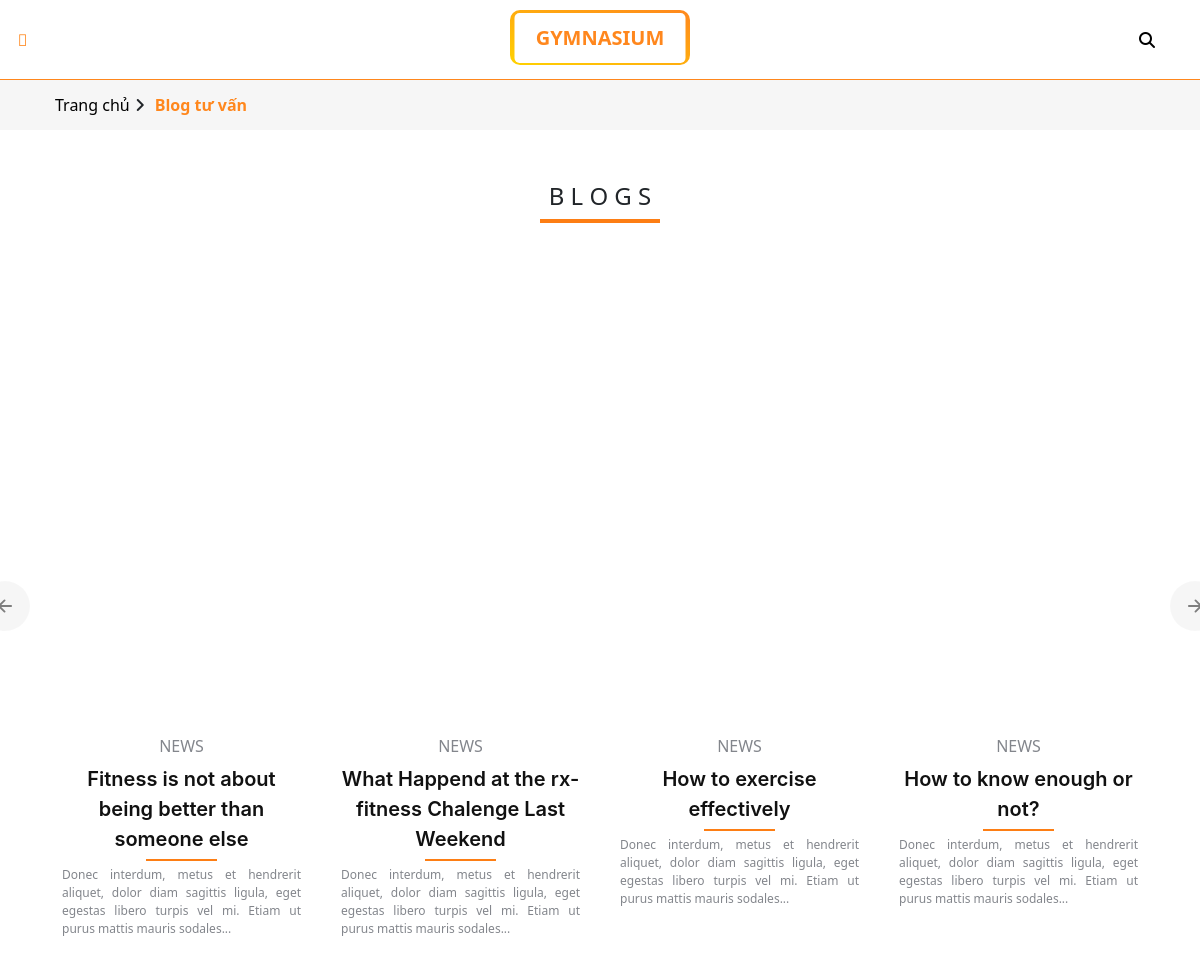
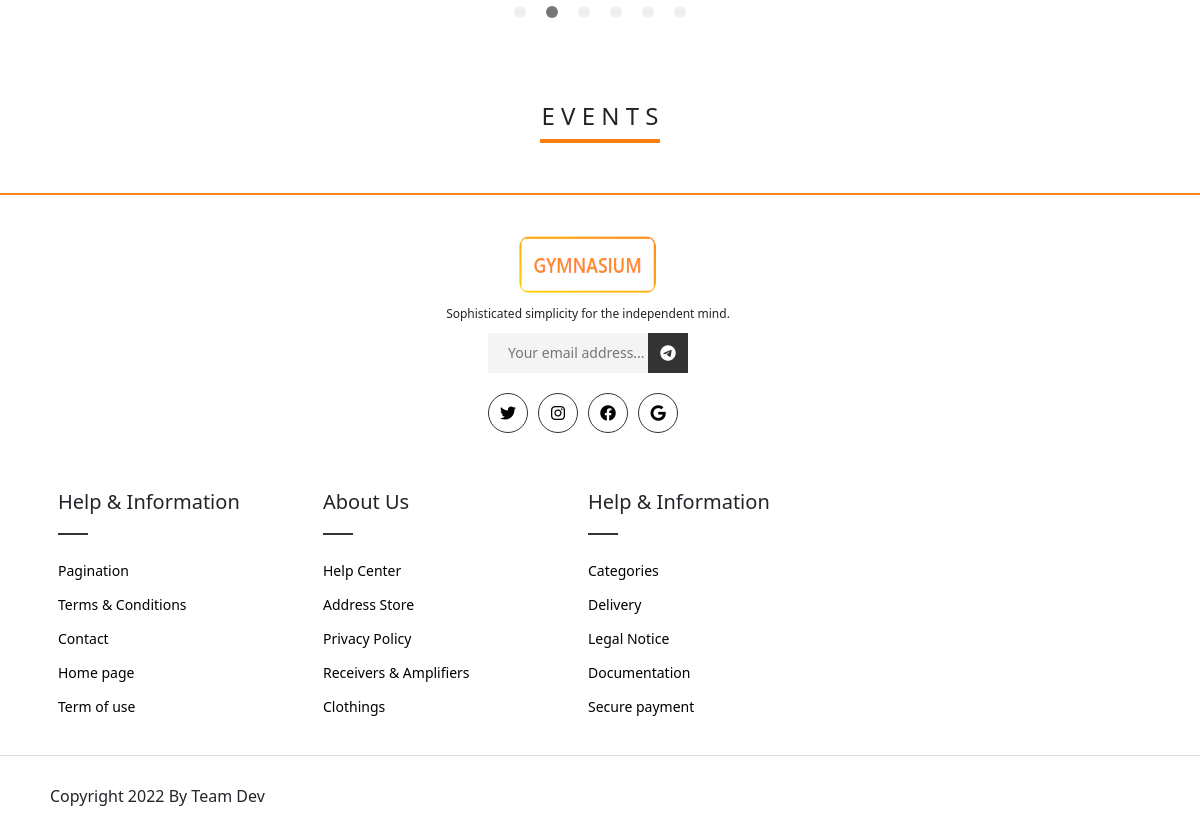
Screenshot of /blogs with the database file from the repository (2 pictures, top to bottom).
### tables this page shows
CREATE TABLE `blog` (
  `ID` int(10) UNSIGNED NOT NULL,
  `TITLE` varchar(255) DEFAULT NULL,
  `IMAGE` text DEFAULT NULL,
  `CONTENT` text DEFAULT NULL,
  `TIMESTAMP` datetime DEFAULT NULL,
  `WRITER` varchar(50) DEFAULT NULL
);

### app/controllers/Blogs.class.php (called while the page is built, shortened)
<?php
    class Blogs extends Controller {
        private $blogModel;
        public function __construct()
        {
            $this->blogModel = $this->loadModel('Blog');
        }
        public function index()
        {
            $this->render('components/blogpage', [
                "blogs" => $this->blogModel->getBlogList(),
            ]);
        }
    }
?>

### app/libraries/Core.php (called while the page is built, shortened)
<?php
class Core
{
	protected $currentMethod = 'index';
	public function __construct()
	{
		$url = $this->getUrl();
		if (isset($url[0]) && file_exists('../app/controllers/' . ucwords($url[0]) . '.class.php')) {
			unset($url[0]);
		} else if (isset($url[0])) {
			$data = ['headTitle' => 'Not found', 'cssFile' => 'errors', "errorCode" => 404];
			die(require_once("../app/views/errors.php"));
		}
		$this->currentController = new $this->currentController;
		$this->params = $url ? array_values($url) : [];
		call_user_func_array([$this->currentController, $this->currentMethod], $this->params);
	}
	public function getUrl()
	{
		if (isset($_GET['url'])) {
			$url = rtrim($_GET['url'], '/');
			$url = filter_var($url, FILTER_SANITIZE_URL);
			$url = explode('/', $url);
			return $url;
		}
		return false;
	}
}

### app/require.php (called while the page is built, shortened)
<?php
	require_once 'libraries/Core.php';
	require_once 'libraries/Database.php';
	$init = new Core();

### public/index.php (called while the page is built, shortened)
<?php
require_once '../app/require.php';

### app/libraries/Database.php (called while the page is built, shortened)
<?php
	class Database {
		private $dbHost = DB_HOST;
		private $dbUser = DB_USER;
		private $dbPass = DB_PASS;
		private $dbName = DB_NAME;
		private $statement;
		private $dbHandler;
		public function __construct() {
			$conn = 'mysql:host=' . $this->dbHost . ';dbname=' . $this->dbName;
			$options = array(
				PDO::ATTR_PERSISTENT => true,
				PDO::ATTR_ERRMODE => PDO::ERRMODE_EXCEPTION
			);
			try {
				$this->dbHandler = new PDO($conn, $this->dbUser, $this->dbPass, $options);
			} catch (PDOException $e) {
				$this->error = $e->getMessage();
				echo $this->error;
			}
		}
		public function query($sql) {
			$this->statement = $this->dbHandler->prepare($sql);
		}
		public function execute() {
			return $this->statement->execute();
		}
		public function fetchAll() {
			$this->execute();
			return $this->statement->fetchAll(PDO::FETCH_OBJ);
		}
	}

### app/models/Blog.php (called while the page is built, shortened)
<?php
class Blog {
    private Database $db;
    public function __construct()
    {
        $this->db = new Database();
    }
    public function getBlogList()
    {
        $this->db->query('SELECT * FROM blog');
        $row = $this->db->fetchAll();
        return $row;
    }
}
?>

### app/views/components/blogpage.php (the view, shortened to what this page needs)
<div class="product-detail">
    <div class="headProduct d-flex align-items-center">
        <div class="head-container">
            <a href="<?php echo URL_ROOT ?>/">
                <button type="button">
                    Trang chủ
                </button>
            </a>
            <p>
                <i class="fas fa-angle-right"></i>
            </p>
            <p class="title">
                Blog tư vấn
            </p>
        </div>
    </div>
</div>
<div class="ourblog mt-5">B L O G S</div>
<div class="horizontalline"></div>
<?php
    $i = 0;
    echo "<div class='container image-slider'>";
    while ($i<count($data['blogs'])) {
        $hreflink =  URL_ROOT . "/blogs/detail/".$data['blogs'][$i]->ID;
        $bgurl = $data['blogs'][$i]->IMAGE;
        $title = $data['blogs'][$i]->TITLE;
        echo "
        <div class='image-item'>
            <div class='image-grid__item'>
                <a href='$hreflink' class='grid-item'>
                <div class='grid-item__image' style='background-image: url($bgurl)'></div>
                <div class='grid-item__hover'></div>
                <div class='grid-item__name'>Read more</div>
                </a>
            </div>
            <h4 class='image-title'>NEWS</h4>
            <div class='image-description'>
                $title
            </div>
            <div class='image-hr'></div>
            <div class='image-detail'>
                Donec interdum, metus et hendrerit aliquet, dolor diam sagittis ligula, eget egestas libero turpis vel mi. Etiam ut purus mattis mauris sodales...
            </div>
        </div>
        ";
        $i++;
    }
    echo "</div>"
?>
<div class="ourblog mt-5">E V E N T S</div>
<div class="horizontalline"></div>

### public/css/app.style.css (style rules this page uses)
* { box-sizing: border-box; padding: 0; margin: 0; }
.image-slider { margin: auto; margin-bottom: 100px; }
.image-item { display: flex; flex-direction: column; padding: 20px; border-radius: 10px; text-align: center; }
.image-title { font-size: 16px; font-weight: 300; text-align: center; color: #83868c; }
.image-hr { background-color: #fd7e14; padding: 1px; width: 30%; margin: 5px auto; }
.image-description { font-size: 20px; color: #111111; font-weight: 600; font-family: -apple-system, BlinkMacSystemFont, 'Segoe UI', Roboto, Oxygen, Ubuntu, Cantarell, 'Open Sans', 'Helvetica Neue', sans-serif; text-align:center; transition: all .3s ease; }
.image-detail { font-size: 12px; font-weight: 400; color: #83868c; text-align: justify; }
.ourblog { font-size: 24px; font-weight: 500; text-align: center; }
.horizontalline { border: 2px solid #fd7e14; width: 120px; margin: 5px auto 30px auto; }
.image-grid__item { width: 100%; display: flex; flex-direction: column; flex-grow: 0; flex-shrink: 0; flex-basis: 360px; align-items: stretch; justify-content: center; position: relative; height: 450px; margin-right: 14px; margin-bottom: 14px; transition: transform 0.14s ease-in, text-shadow 0.1s ease-in; }
.image-grid__item:before { content: ""; visibility: hidden; position: absolute; top: 0; left: 0; right: 0; bottom: 0; background: none; box-shadow: 0 10px 24px 0px rgba(0, 0, 0, 0.06), 0 8px 20px -2px rgba(0, 0, 0, 0.1), 0 6px 10px -6px rgba(0, 0, 0, 0.2); transition: visibility 0.1s ease-out, opacity 0.1s ease-out; opacity: 0; }
.grid-item { display: flex; position: relative; flex-direction: column; flex-grow: 1; flex-shrink: 1; align-items: stretch; justify-content: center; text-decoration: none; color: #eeeeee; overflow: hidden; }
.grid-item__image { width: 100%; position: absolute; top: 0; left: 0; right: 0; bottom: 0; background-size: cover; background-position: center center; transform: scale(1); will-change: transform; transition: transform 0.35s cubic-bezier(0.25, 0.46, 0.45, 0.94); z-index: 0; border-radius: 10px; }
.product-detail { width: 100%; }
.product-detail .headProduct { background-color: #f6f6f6; width: 100%; margin-bottom: 30px; }
.product-detail .headProduct .head-container { width: 100%; display: flex; align-items: center; padding: 0px 55px; }
.product-detail .headProduct .head-container button { border: none; outline: none; background-color: transparent; transition: all 0.4s; }
.product-detail .headProduct p { height: 50px; margin: 0px 5px; display: flex; align-items: center; }
.product-detail .headProduct p.title { color: #ff871d; font-weight: 600; }

### public/css/global.style.css (style rules this page uses)
html, body { margin: 0; color: OOO; }

### public/css/grid.style.css (style rules this page uses)
p { font-weight: normal; line-height: inherit; }
p+p { margin-top: 10px; }

### rows the page displays
blog: TITLE "Fitness is not about being better than someone else"
blog: TITLE "What Happend at the rx-fitness Chalenge Last Weekend"
blog: TITLE "How to exercise effectively"
blog: TITLE "How to know enough or not?"
